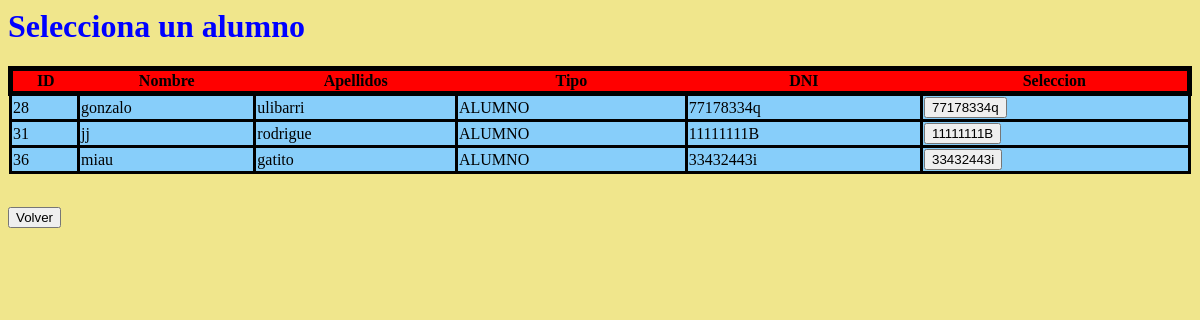
The page /src/updAlumno.php on the database as committed earlier.
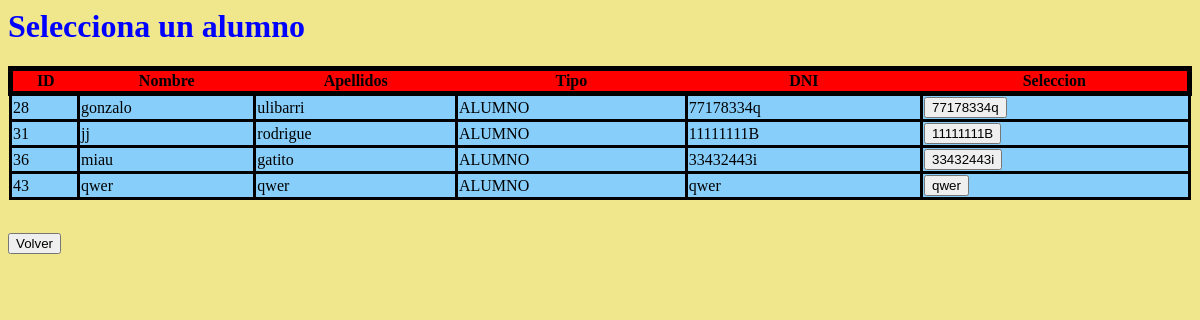
The same page on the database as committed later.
### tables this page shows
CREATE TABLE `persona` (
  `ID` int(11) NOT NULL,
  `NOMBRE` varchar(25) NOT NULL,
  `APELLIDOS` varchar(45) NOT NULL,
  `TIPO` enum('ALUMNO','PROFESOR','ADMIN') NOT NULL,
  `DNI` varchar(9) NOT NULL,
  `PASS` varchar(25) DEFAULT NULL,
  `USER` varchar(20) NOT NULL,
  `FOTO` varchar(100) NOT NULL DEFAULT 'default.jpg'
);

### src/updAlumno.php (the view, shortened to what this page needs)
</html><!DOCTYPE html>
<html>
    <head>
        <link href="../templates/tabla.css" rel="stylesheet" type="text/css">
    </head>
    <body>
    <h1 style= "color: blue;">Selecciona un alumno</h1>
    <?php
         $conexionadmin = mysqli_connect('localhost','teresa','ranateresa','universidad') ;
        $consulta = mysqli_query($conexionadmin, "SELECT * FROM persona where TIPO='ALUMNO'");
        $numcol = mysqli_num_rows($consulta);
        for( $i = 0 ; $i < $numcol ; $i++ ){
            $fila = mysqli_fetch_array($consulta);
            if($i == 0){
                echo "<form method=\"POST\" enctype=\"multipart/form-data\" action=\"./CRUD/modalumno.php\" >
                <table class=\"encabezado\" >
                <tr class = \"titulos\">
                <th>ID</th>
                <th>Nombre</th>
                <th>Apellidos</th>
                <th>Tipo</th>
                <th>DNI</th>
                <th>Seleccion</th>
                </tr>";
            }
                $dni = $fila['DNI'];
                echo
                "<tr class=\"filas\" >
                <td> ".$fila['ID']." </td>
                <td> ".$fila['NOMBRE']." </td>
                <td> ".$fila['APELLIDOS']." </td>
                <td> ".$fila['TIPO']." </td>
                <td> ".$fila['DNI']." </td>
                <td> <input type=\"submit\" name=\"dni\" value=\"".$dni."\"  ></td>
                <tr>";
        }
        echo "</table></form>";
        echo " <br>   <form action=\"./paneladmin.php\" >
        <input type=\"submit\" value=\"Volver\" />
        </form>";
    ?>
    </body>
</html>

### templates/tabla.css (style rules this page uses)
body { background-color :khaki; }
.encabezado { table-layout: auto; width: 100%; border: 10px black; border-collapse: collapse; }
.filas { border: black 3px solid; background-color:lightskyblue; }
.titulos { border: black 5px solid; background-color: red; }
td { border: black 3px solid; }

Rows that differ between the two databases and show on the page:
added persona: ID "43", NOMBRE "qwer", APELLIDOS "qwer", TIPO "ALUMNO", DNI "qwer", dni "qwer"
